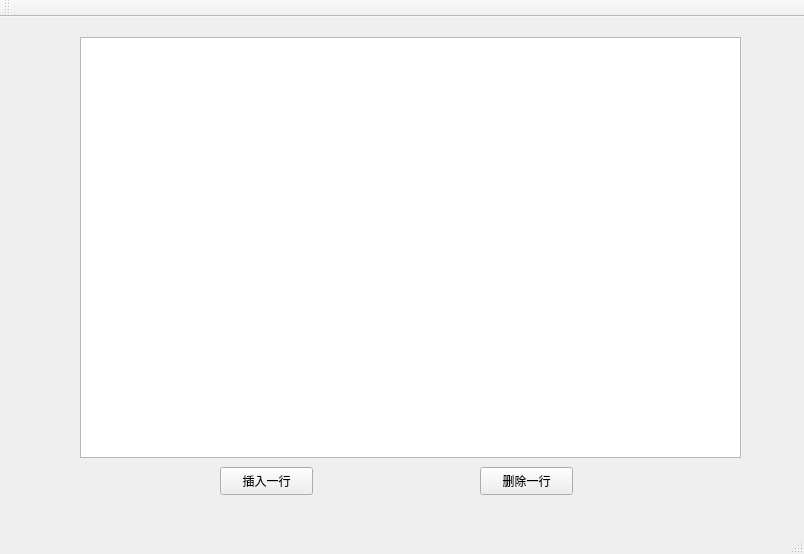
<?xml version="1.0" encoding="UTF-8"?>
<ui version="4.0">
 <class>MainWindow</class>
 <widget class="QMainWindow" name="MainWindow">
  <property name="geometry">
   <rect>
    <x>0</x>
    <y>0</y>
    <width>804</width>
    <height>554</height>
   </rect>
  </property>
  <property name="windowTitle">
   <string>MainWindow</string>
  </property>
  <widget class="QWidget" name="centralWidget">
   <widget class="QTableView" name="tableView">
    <property name="geometry">
     <rect>
      <x>80</x>
      <y>20</y>
      <width>661</width>
      <height>421</height>
     </rect>
    </property>
   </widget>
   <widget class="QPushButton" name="insertBtn">
    <property name="geometry">
     <rect>
      <x>220</x>
      <y>450</y>
      <width>93</width>
      <height>28</height>
     </rect>
    </property>
    <property name="text">
     <string>插入一行</string>
    </property>
   </widget>
   <widget class="QPushButton" name="delBtn">
    <property name="geometry">
     <rect>
      <x>480</x>
      <y>450</y>
      <width>93</width>
      <height>28</height>
     </rect>
    </property>
    <property name="text">
     <string>删除一行</string>
    </property>
   </widget>
  </widget>
  <widget class="QMenuBar" name="menuBar">
   <property name="geometry">
    <rect>
     <x>0</x>
     <y>0</y>
     <width>804</width>
     <height>26</height>
    </rect>
   </property>
  </widget>
  <widget class="QToolBar" name="mainToolBar">
   <attribute name="toolBarArea">
    <enum>TopToolBarArea</enum>
   </attribute>
   <attribute name="toolBarBreak">
    <bool>false</bool>
   </attribute>
  </widget>
  <widget class="QStatusBar" name="statusBar"/>
 </widget>
 <layoutdefault spacing="6" margin="11"/>
 <resources/>
 <connections/>
</ui>
